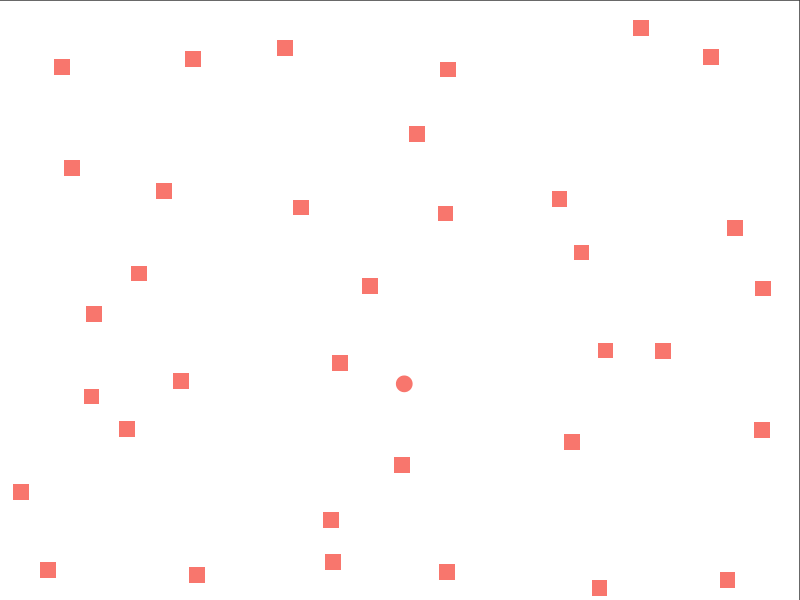
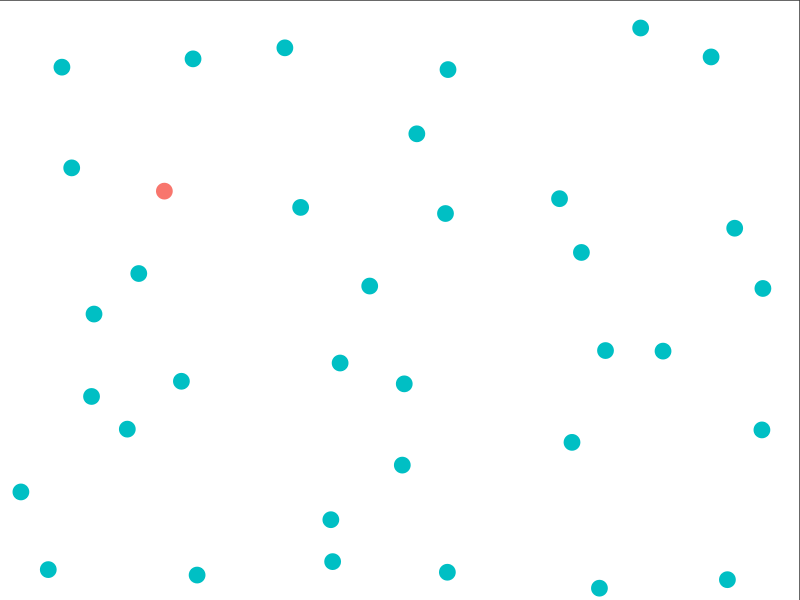
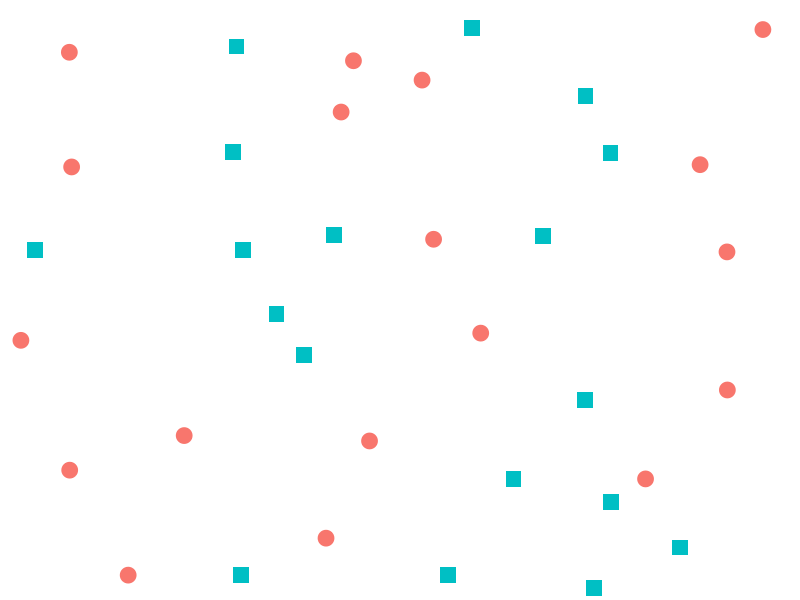
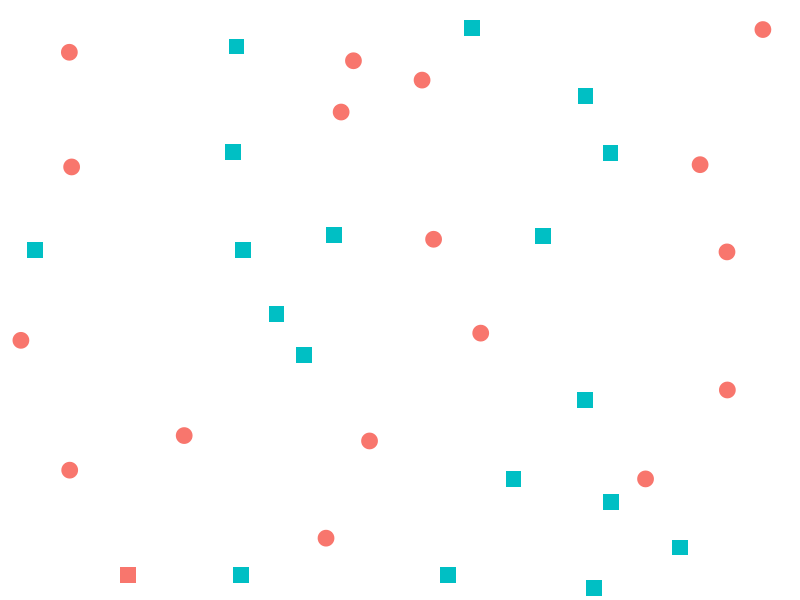
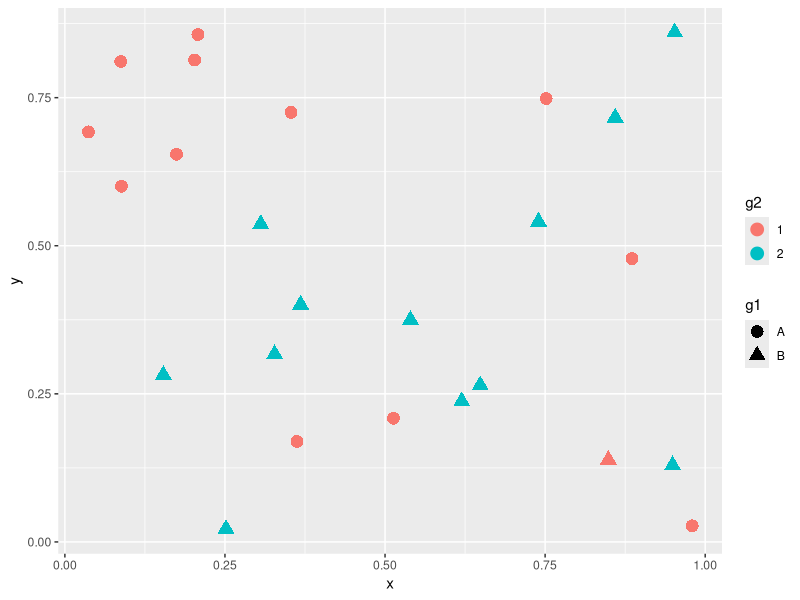
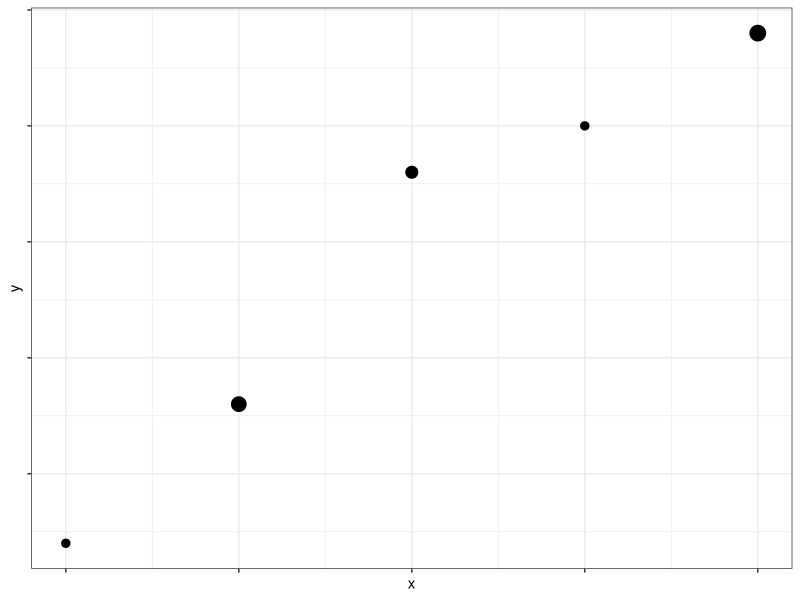
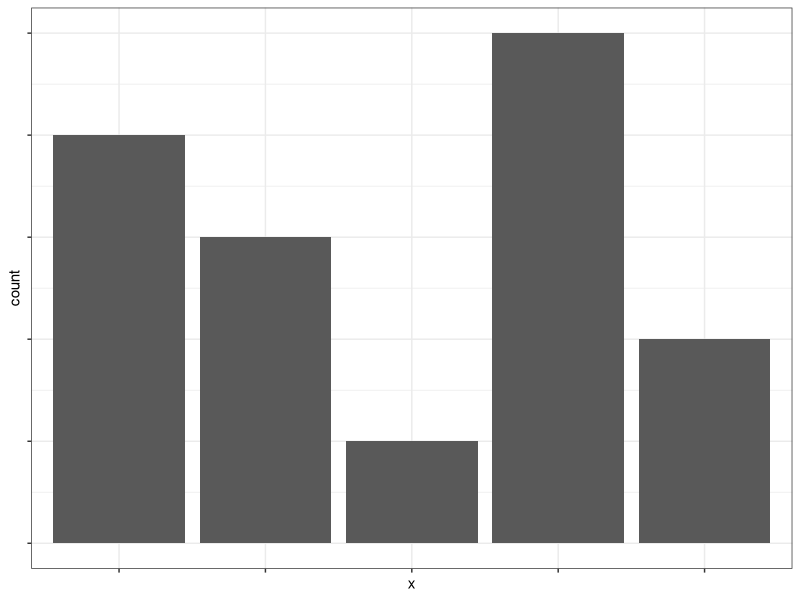
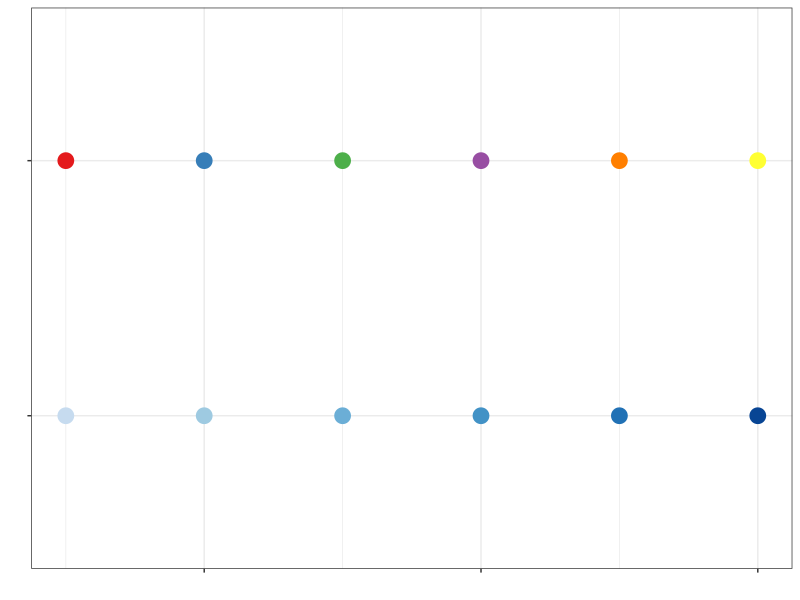

The R source for these figures, in order:
## ---- chunk 1
require(knitr)
opts_chunk$set(background = 'white', cache=TRUE, tidy=FALSE)
opts_chunk$set(size = 'footnotesize')
options(width=55) # limit width of output so that it fits on the slide
opts_chunk$set(fig.width=6, fig.height=4, out.width='.9\\linewidth', fig.align='center')
## ---- chunk 2
data <- data.frame(expand.grid(x=1:6, y=1:6), color=sample(c(1,2), 36, replace=TRUE))
data$x <- data$x+rnorm(36, 0, .25)
data$y <- data$y+rnorm(36, 0, .25)
suppressWarnings(library(ggplot2))
new_theme_empty <- theme_bw()
new_theme_empty$line <- element_blank()
new_theme_empty$strip.text <- element_blank()
new_theme_empty$axis.text <- element_blank()
new_theme_empty$plot.title <- element_blank()
new_theme_empty$axis.title <- element_blank()
new_theme_empty$plot.margin <- structure(c(0, 0, -1, -1), unit = "lines", valid.unit = 3L, class = "unit")

data$shape <- c(rep(2, 15), 1, rep(2,20))
library(scales)
qplot(data=data, x=x, y=y, color=factor(1, levels=c(1,2)), shape=factor(shape), size=I(5))+scale_shape_manual(guide="none", values=c(19, 15)) + scale_color_discrete(guide="none") + new_theme_empty

data$shape <- c(rep(2, 25), 1, rep(2,10))
qplot(data=data, x=x, y=y, color=factor(shape), shape=I(19), size=I(5))+scale_shape_manual(guide="none", values=c(19, 15)) + scale_color_discrete(guide="none") + new_theme_empty
## ---- chunk 3
set.seed(20140501)
data <- data.frame(expand.grid(x=1:6, y=1:6), color=sample(c(1,2), 36, replace=TRUE))
data$x <- data$x+rnorm(36, 0, .25)
data$y <- data$y+rnorm(36, 0, .25)
suppressWarnings(library(ggplot2))
new_theme_empty <- theme_bw()
new_theme_empty$line <- element_blank()
new_theme_empty$rect <- element_blank()
new_theme_empty$strip.text <- element_blank()
new_theme_empty$axis.text <- element_blank()
new_theme_empty$plot.title <- element_blank()
new_theme_empty$axis.title <- element_blank()
new_theme_empty$plot.margin <- structure(c(0, 0, -1, -1), unit = "lines", valid.unit = 3L, class = "unit")

data$shape <- data$color
qplot(data=data, x=x, y=y, color=factor(color), shape=factor(shape), size=I(5))+scale_shape_manual(guide="none", values=c(19, 15)) + scale_color_discrete(guide="none") + new_theme_empty


data$shape[1] <- if(data$shape[1]==2) 1 else 2
qplot(data=data, x=x, y=y, color=factor(color), shape=factor(shape), size=I(5))+scale_shape_manual(guide="none", values=c(19, 15)) + scale_color_discrete(guide="none") + new_theme_empty
## ---- chunk 4
frame <- data.frame(x=runif(25), y=runif(25),
  g1=rep(c("A","B"), c(12,13)),
	g2=rep(c("1", "2"), c(13,12)))
qplot(x,y, shape=g1, colour=g2, data=frame, size=I(4))
## ---- chunk 5
library(RColorBrewer)
data <- data.frame(x=c(1, 2, 3, 4, 5), y=c(1, 4, 9, 10, 12), size=c(1, 4, 2, 1, 5))
qplot(data=data, x=x, y=y, size=size, geom="point") + scale_size_continuous(range=c(2.5,5), guide="none") + theme_bw()  + theme(axis.text=element_blank())
data <- data.frame(x=factor(c(1, 2, 3, 4, 5)), y=c(4, 3, 1, 5, 2))
ggplot(data=data, aes(x=x, weight=y)) + geom_bar() + theme_bw() + theme(axis.text=element_blank())
data <- data.frame(expand.grid(x=1:6, y=1:2), color=c(brewer.pal(7,"Blues")[2:7], brewer.pal(6,"Set1")))
ggplot(data=data, aes(x=x, y=factor(y), color=color))+geom_point(size=5)+ scale_color_identity() + ylab("") + xlab("") + theme_bw() + theme(axis.text=element_blank())
## ---- chunk 6
data <- data.frame(x=1:7, blues = brewer.pal(7, "Blues"), set1=brewer.pal(7, "Set1"), diverge=brewer.pal(7,"RdBu"))
qplot(data=data, xmin=x-.5, xmax=x+.5, ymin=0, ymax=1, geom="rect", color=I("black"), fill=set1)+scale_fill_identity()+ ylab("") + xlab("") + theme(axis.text=element_blank(), axis.ticks=element_blank(), rect=element_blank()) + coord_fixed(ratio=1)+ new_theme_empty
qplot(data=data, xmin=x-.5, xmax=x+.5, ymin=0, ymax=1, geom="rect", color=I("black"), fill=blues)+scale_fill_identity()+ ylab("") + xlab("") + theme(axis.text=element_blank(), axis.ticks=element_blank(), rect=element_blank()) + coord_fixed(ratio=1)+ new_theme_empty
qplot(data=data, xmin=x-.5, xmax=x+.5, ymin=0, ymax=1, geom="rect", color=I("black"), fill=diverge)+scale_fill_identity()+ ylab("") + xlab("") + theme(axis.text=element_blank(), axis.ticks=element_blank(), rect=element_blank()) + coord_fixed(ratio=1)+ new_theme_empty
## ---- chunk 7
library(RColorBrewer)
display.brewer.all()
## ---- chunk 8
data(diamonds)
qplot(carat, price, shape=cut, colour=clarity,
      data=diamonds)
## ---- chunk 9
qplot(price, carat, data=diamonds, color=color,
      facets = . ~ clarity)
